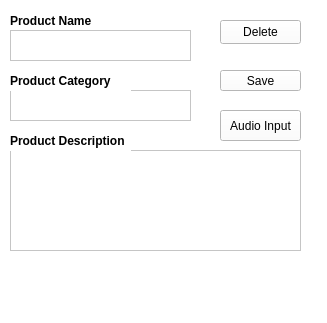
<?xml version="1.0" encoding="UTF-8"?>
<ui version="4.0">
 <class>ProductAdd</class>
 <widget class="QWidget" name="ProductAdd">
  <property name="geometry">
   <rect>
    <x>0</x>
    <y>0</y>
    <width>327</width>
    <height>323</height>
   </rect>
  </property>
  <property name="windowTitle">
   <string>Form</string>
  </property>
  <property name="styleSheet">
   <string notr="true">background:rgb(255, 255, 255)</string>
  </property>
  <widget class="QLabel" name="labelProductName">
   <property name="geometry">
    <rect>
     <x>10</x>
     <y>10</y>
     <width>121</width>
     <height>21</height>
    </rect>
   </property>
   <property name="font">
    <font>
     <bold>true</bold>
    </font>
   </property>
   <property name="text">
    <string>Product Name</string>
   </property>
  </widget>
  <widget class="QTextEdit" name="textEditProductName">
   <property name="geometry">
    <rect>
     <x>10</x>
     <y>30</y>
     <width>181</width>
     <height>31</height>
    </rect>
   </property>
  </widget>
  <widget class="QTextEdit" name="textEditProductCategory">
   <property name="geometry">
    <rect>
     <x>10</x>
     <y>90</y>
     <width>181</width>
     <height>31</height>
    </rect>
   </property>
  </widget>
  <widget class="QLabel" name="labelProductCategory">
   <property name="geometry">
    <rect>
     <x>10</x>
     <y>70</y>
     <width>121</width>
     <height>21</height>
    </rect>
   </property>
   <property name="font">
    <font>
     <bold>true</bold>
    </font>
   </property>
   <property name="text">
    <string>Product Category</string>
   </property>
  </widget>
  <widget class="QTextEdit" name="textEditProductDescription">
   <property name="geometry">
    <rect>
     <x>10</x>
     <y>150</y>
     <width>291</width>
     <height>101</height>
    </rect>
   </property>
  </widget>
  <widget class="QLabel" name="labelProductDescription">
   <property name="geometry">
    <rect>
     <x>10</x>
     <y>130</y>
     <width>121</width>
     <height>21</height>
    </rect>
   </property>
   <property name="font">
    <font>
     <bold>true</bold>
    </font>
   </property>
   <property name="text">
    <string>Product Description</string>
   </property>
  </widget>
  <widget class="QPushButton" name="DeleteData">
   <property name="geometry">
    <rect>
     <x>220</x>
     <y>20</y>
     <width>81</width>
     <height>24</height>
    </rect>
   </property>
   <property name="text">
    <string>Delete</string>
   </property>
  </widget>
  <widget class="QPushButton" name="AudioInputPushButton">
   <property name="geometry">
    <rect>
     <x>220</x>
     <y>110</y>
     <width>81</width>
     <height>31</height>
    </rect>
   </property>
   <property name="text">
    <string>Audio Input</string>
   </property>
  </widget>
  <widget class="QPushButton" name="SaveData">
   <property name="geometry">
    <rect>
     <x>220</x>
     <y>70</y>
     <width>81</width>
     <height>21</height>
    </rect>
   </property>
   <property name="text">
    <string>Save</string>
   </property>
  </widget>
 </widget>
 <resources/>
 <connections/>
</ui>
